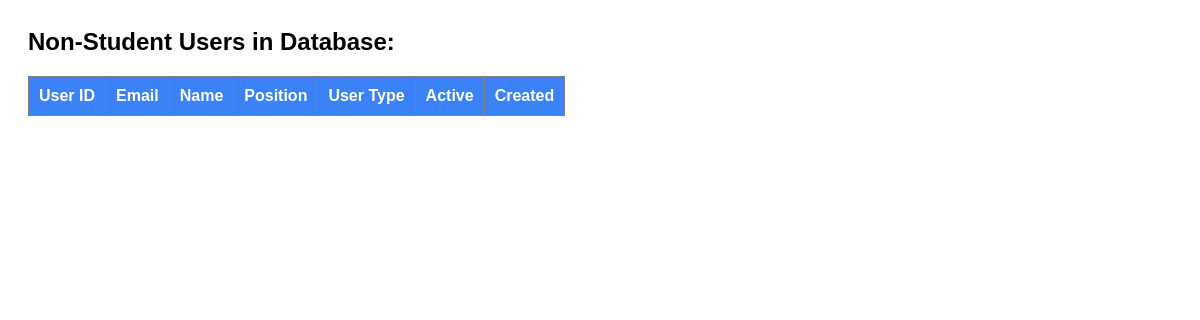
/auth/debug_login.php, run on an earlier commit of the app's database.
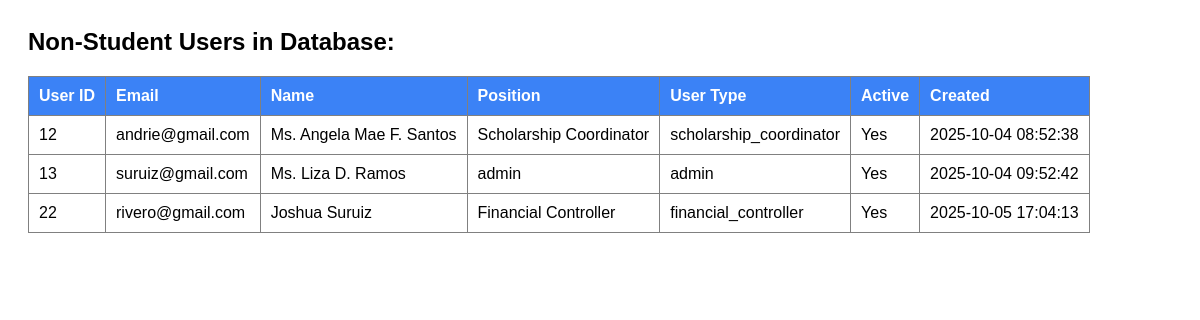
And on a later commit of the database.
### tables this page shows
CREATE TABLE `users` (
  `user_id` int(11) NOT NULL,
  `email` varchar(255) NOT NULL,
  `password` varchar(255) NOT NULL COMMENT 'Hashed password',
  `name` varchar(255) DEFAULT NULL COMMENT 'Full name of the user',
  `position` varchar(100) DEFAULT NULL COMMENT 'Position/role title',
  `user_type` enum('student','scholarship_coordinator','financial_controller','admin') NOT NULL,
  `profile_picture` varchar(500) DEFAULT NULL COMMENT 'Path to profile picture',
  `is_active` tinyint(1) NOT NULL DEFAULT 1,
  `last_login` timestamp NULL DEFAULT NULL,
  `created_at` timestamp NOT NULL DEFAULT current_timestamp(),
  `updated_at` timestamp NOT NULL DEFAULT current_timestamp() ON UPDATE current_timestamp()
);

### auth/debug_login.php (the view, shortened to what this page needs)
<?php
$conn = getDBConnection();
$stmt = $conn->prepare("SELECT user_id, email, name, position, user_type, is_active, created_at FROM users WHERE user_type != 'student'");
$stmt->execute();
$result = $stmt->get_result();
echo "<h2>Non-Student Users in Database:</h2>";
echo "<table border='1' cellpadding='10'>";
echo "<tr><th>User ID</th><th>Email</th><th>Name</th><th>Position</th><th>User Type</th><th>Active</th><th>Created</th></tr>";
while ($user = $result->fetch_assoc()) {
    echo "<tr>";
    echo "<td>{$user['user_id']}</td>";
    echo "<td>{$user['email']}</td>";
    echo "<td>{$user['name']}</td>";
    echo "<td>{$user['position']}</td>";
    echo "<td>{$user['user_type']}</td>";
    echo "<td>" . ($user['is_active'] ? 'Yes' : 'No') . "</td>";
    echo "<td>{$user['created_at']}</td>";
    echo "</tr>";
}
echo "</table>";
?>

### auth/debug_login.php (style rules this page uses)
table { border-collapse: collapse; margin: 20px 0; }
th { background: #3b82f6; color: white; }
td, th { padding: 10px; text-align: left; }

What changed in the data, as far as the page shows it:
added users: user_id "12", email "andrie@gmail.com", name "Ms. Angela Mae F. Santos", position "Scholarship Coordinator", user_type "scholarship_coordinator", is_active "Yes", created_at "2025-10-04 08:52:38"
added users: user_id "13", email "suruiz@gmail.com", name "Ms. Liza D. Ramos", position "admin", user_type "admin", is_active "Yes", created_at "2025-10-04 09:52:42"
added users: user_id "22", email "rivero@gmail.com", name "Joshua Suruiz", position "Financial Controller", user_type "financial_controller", is_active "Yes", created_at "2025-10-05 17:04:13"
